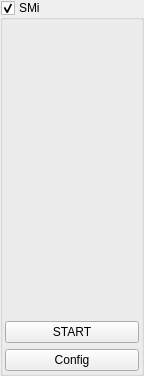
<?xml version="1.0" encoding="UTF-8"?>
<ui version="4.0">
 <class>SMchannel</class>
 <widget class="QGroupBox" name="SMchannel">
  <property name="geometry">
   <rect>
    <x>0</x>
    <y>0</y>
    <width>144</width>
    <height>376</height>
   </rect>
  </property>
  <property name="sizePolicy">
   <sizepolicy hsizetype="Fixed" vsizetype="Preferred">
    <horstretch>0</horstretch>
    <verstretch>0</verstretch>
   </sizepolicy>
  </property>
  <property name="windowTitle">
   <string>SMi</string>
  </property>
  <property name="title">
   <string>SMi</string>
  </property>
  <property name="checkable">
   <bool>true</bool>
  </property>
  <layout class="QVBoxLayout" name="verticalLayout">
   <property name="margin">
    <number>2</number>
   </property>
   <item>
    <widget class="qsynthMeter" name="meter" native="true"/>
   </item>
   <item>
    <widget class="QPushButton" name="launchButton">
     <property name="text">
      <string>START</string>
     </property>
     <property name="checkable">
      <bool>true</bool>
     </property>
    </widget>
   </item>
   <item>
    <widget class="QPushButton" name="configButton">
     <property name="text">
      <string>Config</string>
     </property>
    </widget>
   </item>
  </layout>
 </widget>
 <customwidgets>
  <customwidget>
   <class>qsynthMeter</class>
   <extends>QWidget</extends>
   <header>qsynthMeter.h</header>
   <container>1</container>
  </customwidget>
 </customwidgets>
 <resources/>
 <connections/>
</ui>
